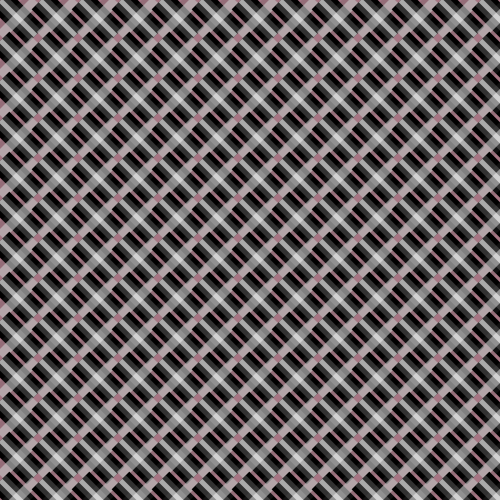
Frame 1 (no input)
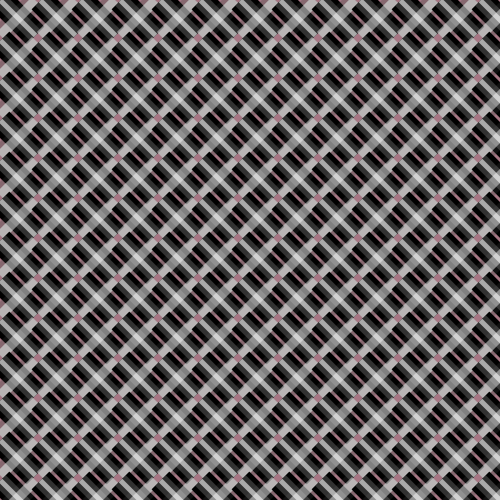
Frame 2 (the mouse pressed at the canvas centre, redrawn once)

The Processing sketch that drew these frames (run headless with seeded random() and noise(); the mouse was pressed at the canvas centre and the sketch redrawn once):

// Processing sketch: processing_83132
// ── processing_83132.pde

void setup () 
{
  size(500,500);
  background(165,117,131);
  smooth();
}
//décliner des traits sur une longueur
void draw()
{
  noFill();
  for (int posx =0; posx<width; posx = posx+40)
  {
    for (int posY=0; posY<height; posY = posY+40)
    {
      //trait noir
      strokeWeight(25);
      stroke(0);
      strokeCap(SQUARE);
      line(posx,posY,posx+35,posY+35);
      //trait gris foncé
      strokeWeight(20);
      stroke(75,50);
      line(posx+35,posY,posx,posY+35);
      //trait gris plus clair
      strokeWeight(15);
      stroke(125,100);
      line(posx,posY,posx+35,posY+35);
     //trait gris clair
      strokeWeight(10);
      stroke(200,155);
      line(posx+35,posY,posx,posY+35);
      //trait gris plus clair
      strokeWeight(5);
      stroke(255,150);
      line(posx,posY,posx+35,posY+35);
    }
  }
  noLoop();
}
